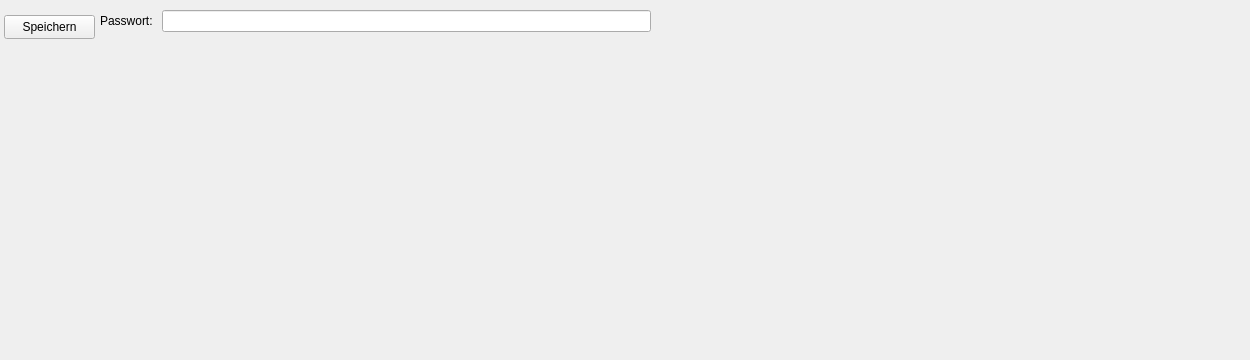
     <widget class="QWidget" name="adminSettingsTab">
      <attribute name="title">
       <string>Admin</string>
      </attribute>
      <widget class="QPushButton" name="ButtonZurueck_4">
       <property name="geometry">
        <rect>
         <x>0</x>
         <y>130</y>
         <width>81</width>
         <height>81</height>
        </rect>
       </property>
       <property name="cursor">
        <cursorShape>PointingHandCursor</cursorShape>
       </property>
       <property name="text">
        <string/>
       </property>
       <property name="icon">
        <iconset resource="MainWindowResources.qrc">
         <normaloff>:/Misc/imgs/zurueck.png</normaloff>:/Misc/imgs/zurueck.png</iconset>
       </property>
       <property name="iconSize">
        <size>
         <width>81</width>
         <height>81</height>
        </size>
       </property>
       <property name="flat">
        <bool>true</bool>
       </property>
      </widget>
      <widget class="QWidget" name="formLayoutWidget_3">
       <property name="geometry">
        <rect>
         <x>100</x>
         <y>10</y>
         <width>551</width>
         <height>341</height>
        </rect>
       </property>
       <layout class="QFormLayout" name="formLayout_3">
        <item row="0" column="1">
         <widget class="QLineEdit" name="passwordEdit">
          <property name="inputMethodHints">
           <set>Qt::InputMethodHint::ImhNoAutoUppercase|Qt::InputMethodHint::ImhNoPredictiveText|Qt::InputMethodHint::ImhSensitiveData</set>
          </property>
          <property name="inputMask">
           <string/>
          </property>
          <property name="maxLength">
           <number>8</number>
          </property>
          <property name="echoMode">
           <enum>QLineEdit::EchoMode::PasswordEchoOnEdit</enum>
          </property>
          <property name="clearButtonEnabled">
           <bool>true</bool>
          </property>
         </widget>
        </item>
        <item row="0" column="0">
         <widget class="QLabel" name="label_8">
          <property name="text">
           <string>Passwort: </string>
          </property>
         </widget>
        </item>
       </layout>
      </widget>
      <widget class="QWidget" name="formLayoutWidget_4">
       <property name="geometry">
        <rect>
         <x>690</x>
         <y>10</y>
         <width>551</width>
         <height>341</height>
        </rect>
       </property>
       <layout class="QFormLayout" name="formLayout_4"/>
      </widget>
      <widget class="QPushButton" name="pushButtonSpeichern_2">
       <property name="geometry">
        <rect>
         <x>4</x>
         <y>15</y>
         <width>91</width>
         <height>24</height>
        </rect>
       </property>
       <property name="text">
        <string>Speichern</string>
       </property>
      </widget>
     </widget>
